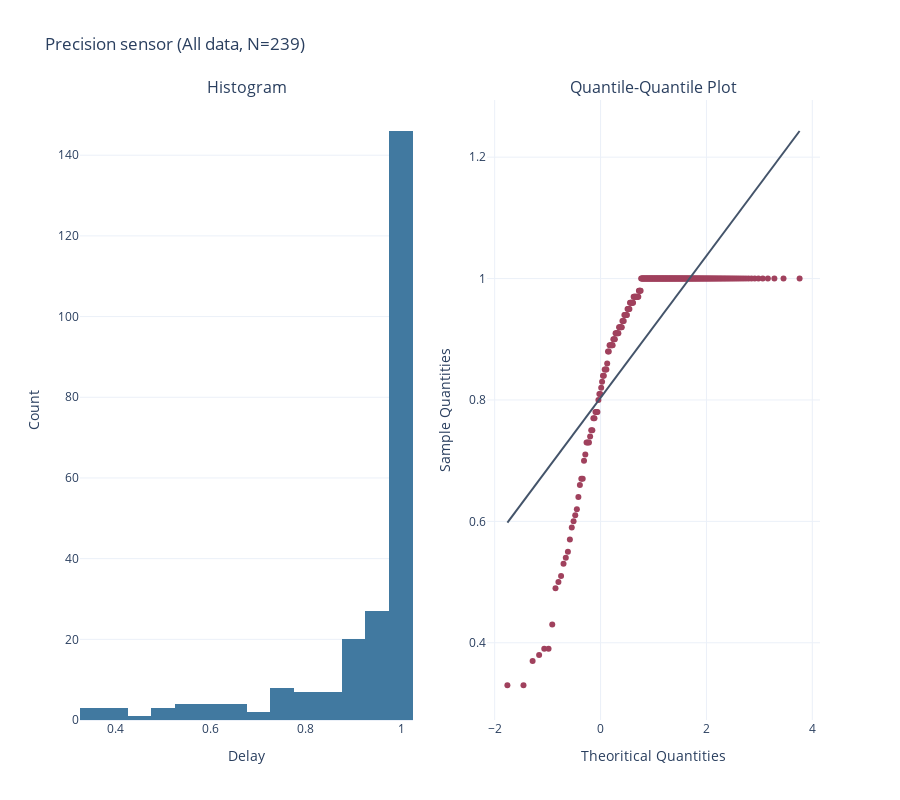
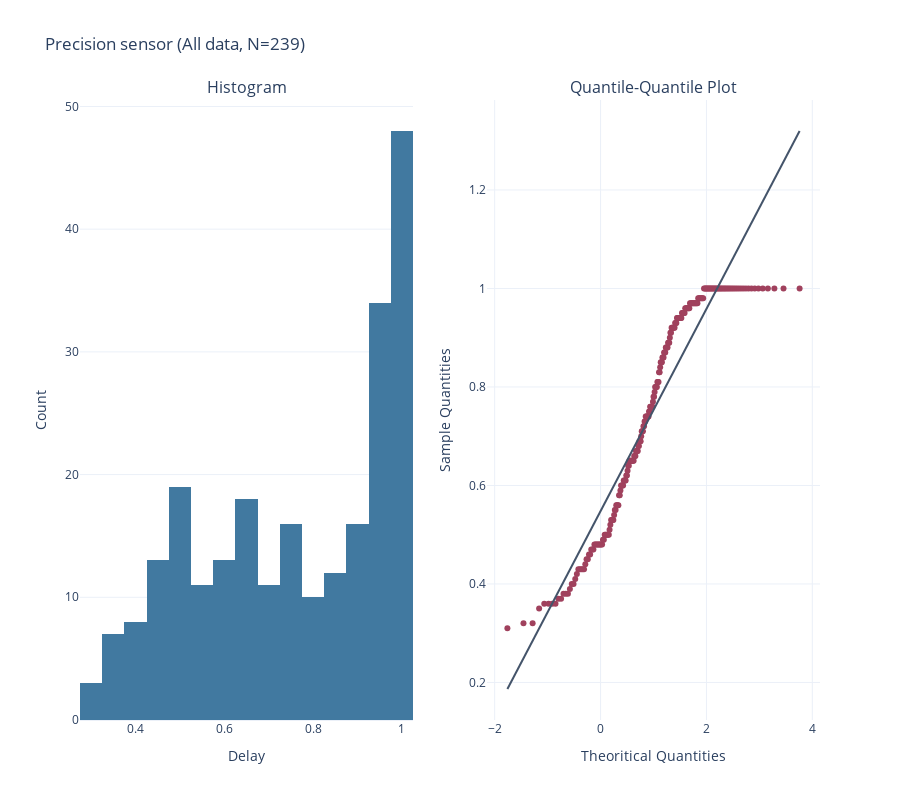

The code cell stored with these charts, in order, in its notebook:
### Code cell
metric = "Precision"
normality_test(fr_mag[metric], sensor=metric, type="All data")
normality_test(fr_pzt[metric], sensor=metric, type="All data")

### Figure 1 — Plotly figure (JSON) as saved in the notebook; plotly's stock layout.template omitted (floating-point values rounded to 4 significant figures; data arrays with more than 128 entries replaced by an {"elided": "..."} marker saying what was removed)
{"data": [{"marker": {"color": "#4179A0"}, "type": "histogram", "x": {"elided": "239 float values"}, "xaxis": "x", "yaxis": "y"}, {"marker": {"color": "#A0415D"}, "mode": "markers", "type": "scatter", "x": {"elided": "239 float values"}, "xaxis": "x2", "y": {"elided": "239 float values"}, "yaxis": "y2"}, {"line": {"color": "#44546A"}, "mode": "lines", "type": "scatter", "x": [-1.759, 3.759], "xaxis": "x2", "y": [0.598, 1.243], "yaxis": "y2"}], "layout": {"annotations": [{"font": {"size": 16}, "showarrow": false, "text": "Histogram", "x": 0.225, "xanchor": "center", "xref": "paper", "y": 1, "yanchor": "bottom", "yref": "paper"}, {"font": {"size": 16}, "showarrow": false, "text": "Quantile-Quantile Plot", "x": 0.775, "xanchor": "center", "xref": "paper", "y": 1, "yanchor": "bottom", "yref": "paper"}], "height": 800, "showlegend": false, "title": {"text": "Precision sensor (All data, N=239)"}, "width": 900, "xaxis": {"anchor": "y", "domain": [0, 0.45], "title": {"text": "Delay"}, "zeroline": false}, "xaxis2": {"anchor": "y2", "domain": [0.55, 1], "title": {"text": "Theoritical Quantities"}, "zeroline": false}, "yaxis": {"anchor": "x", "domain": [0, 1], "title": {"text": "Count"}}, "yaxis2": {"anchor": "x2", "domain": [0, 1], "title": {"text": "Sample Quantities"}}}}

### Figure 2 — Plotly figure (JSON) as saved in the notebook; plotly's stock layout.template omitted (floating-point values rounded to 4 significant figures; data arrays with more than 128 entries replaced by an {"elided": "..."} marker saying what was removed)
{"data": [{"marker": {"color": "#4179A0"}, "type": "histogram", "x": {"elided": "239 float values"}, "xaxis": "x", "yaxis": "y"}, {"marker": {"color": "#A0415D"}, "mode": "markers", "type": "scatter", "x": {"elided": "239 float values"}, "xaxis": "x2", "y": {"elided": "239 float values"}, "yaxis": "y2"}, {"line": {"color": "#44546A"}, "mode": "lines", "type": "scatter", "x": [-1.759, 3.759], "xaxis": "x2", "y": [0.1867, 1.32], "yaxis": "y2"}], "layout": {"annotations": [{"font": {"size": 16}, "showarrow": false, "text": "Histogram", "x": 0.225, "xanchor": "center", "xref": "paper", "y": 1, "yanchor": "bottom", "yref": "paper"}, {"font": {"size": 16}, "showarrow": false, "text": "Quantile-Quantile Plot", "x": 0.775, "xanchor": "center", "xref": "paper", "y": 1, "yanchor": "bottom", "yref": "paper"}], "height": 800, "showlegend": false, "title": {"text": "Precision sensor (All data, N=239)"}, "width": 900, "xaxis": {"anchor": "y", "domain": [0, 0.45], "title": {"text": "Delay"}, "zeroline": false}, "xaxis2": {"anchor": "y2", "domain": [0.55, 1], "title": {"text": "Theoritical Quantities"}, "zeroline": false}, "yaxis": {"anchor": "x", "domain": [0, 1], "title": {"text": "Count"}}, "yaxis2": {"anchor": "x2", "domain": [0, 1], "title": {"text": "Sample Quantities"}}}}
